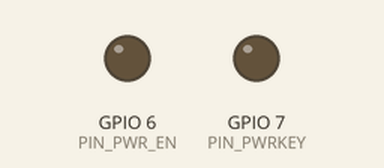
Recording of a sketch running on a simulated ESP32-S3. Shown: output pins drawn as LEDs (lit = HIGH). The modem accepts every AT command (registered, SIM ready, sends succeed) and sends nothing else; what the sketch prints to the serial monitor is not drawn.

Above: at 0.0 s.
At 3.8 s:
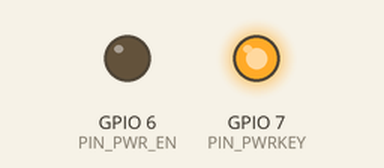
Timing chart, 0 to 5.3 s (numbered marks = the images above):
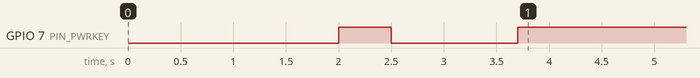

The sketch:

hwteam_oldmod_test.ino
```cpp
#include <HardwareSerial.h>

#define PIN_LTE_RX   2
#define PIN_LTE_TX   4
#define PIN_DTR      10
#define PIN_PWR_EN   6
#define PIN_PWRKEY   7       // 이 핀의 동작 로직을 뒤집습니다.
#define PIN_BUZZER   1

HardwareSerial lteSerial(1);
unsigned long lastCheckTime = 0;
const unsigned long checkInterval = 5000;

bool sendATCommand(String cmd, String expected_resp, uint32_t timeout_ms) {
  while(lteSerial.available()) lteSerial.read();

  lteSerial.println(cmd);
  Serial.print("[" + String(millis()/1000) + "s] " + cmd + " 전송 -> ");

  uint32_t start_time = millis();
  String response = "";

  while (millis() - start_time < timeout_ms) {
    if (lteSerial.available()) {
      char c = lteSerial.read();
      response += c;
    }
  }

  if (response.indexOf(expected_resp) != -1) {
    Serial.println("OK (정상 수신)");
    return true;
  } else {
    Serial.print("오류! ");
    if(response.length() > 0) {
      response.replace("\r", " ");
      response.replace("\n", " ");
      response.trim();
      Serial.println("[실제 응답: " + response + "]");
    } else {
      Serial.println("[응답 없음]");
    }
    return false;
  }
}

void setup() {
  Serial.begin(115200);
  delay(2000);
  Serial.println("\n=== SIM7080G PWRKEY 논리 반전 테스트 ===");

  pinMode(PIN_PWR_EN, OUTPUT);
  pinMode(PIN_PWRKEY, OUTPUT);

  // 1. 전원 초기화: PWRKEY를 평소 상태인 HIGH로 먼저 묶어둡니다.
  digitalWrite(PIN_PWRKEY, HIGH);
  digitalWrite(PIN_PWR_EN, LOW); // 전원 레일 ON
  delay(500);

  // 2. ★ PWRKEY 펄스 하강 트리거 (HIGH -> LOW -> HIGH)
  // 전원 버튼을 1.2초 동안 '꾹 눌렀다 떼는' 동작을 구현합니다.
  Serial.println("SIM7080G 켜기 트리거 (LOW 펄스)...");
  digitalWrite(PIN_PWRKEY, LOW);   // 버튼 누름
  delay(1200);
  digitalWrite(PIN_PWRKEY, HIGH);  // 버튼 뗌 (이후 HIGH로 계속 고정)

  Serial.println("모듈 부팅 및 망 접속 대기 중 (8초)...");
  delay(8000);

  lteSerial.setRxBufferSize(1024);
  lteSerial.begin(115200, SERIAL_8N1, PIN_LTE_RX, PIN_LTE_TX);

  // 초기화 명령어 고정
  sendATCommand("AT", "OK", 1000);
  sendATCommand("AT", "OK", 1000);
  sendATCommand("AT+IPR=115200", "OK", 1000);
  sendATCommand("AT+IFC=0,0", "OK", 1000);
  sendATCommand("ATE0", "OK", 1000);

  Serial.println("설정 완료!");
}

void loop() {
  unsigned long currentMillis = millis();

  if (currentMillis - lastCheckTime >= checkInterval) {
    lastCheckTime = currentMillis;
    Serial.println("----------------------------------------");

    sendATCommand("AT", "OK", 1000);
    sendATCommand("AT+CSQ", "OK", 1000);
  }

  if (Serial.available()) {
    while (Serial.available()) {
      lteSerial.write(Serial.read());
    }
  }
}
```
